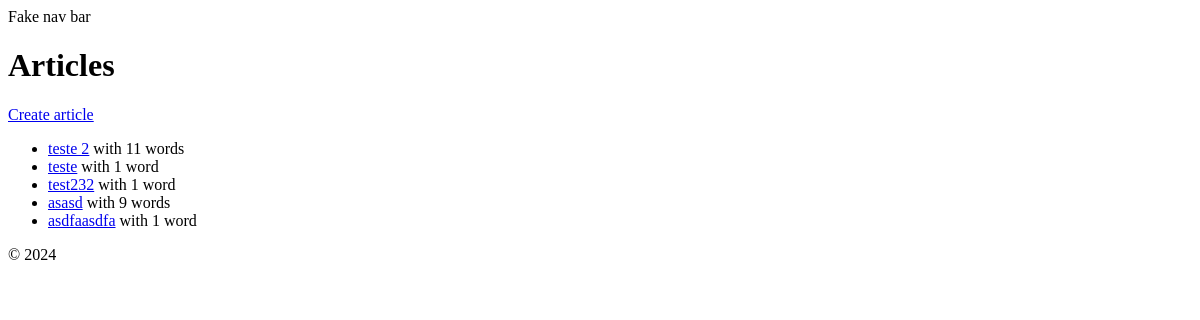
The app's page /articles/, older data.
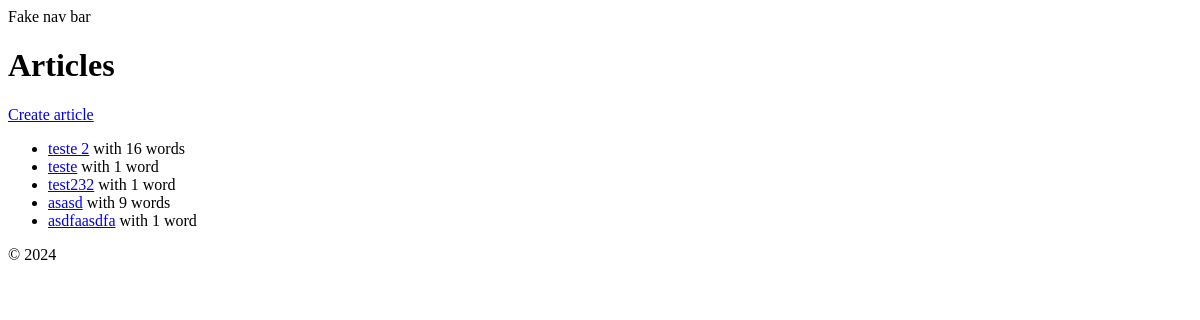
The same page, newer data.
### app/models.py (models this page shows, shortened)
class Article(models.Model):
    title = models.CharField(max_length=100)
    content = models.TextField(blank=True, default="")
    word_count = models.IntegerField(blank=True, default=0)  # Set default value to 0
    twitter_post = models.TextField(blank=True, default="")
    status = models.CharField(
        max_length=20,
        choices=ARTICLE_STATUS,
        default=ARTICLE_STATUS[0][0],
    )
    created_at = models.DateTimeField(auto_now_add=True)
    updated_at = models.DateTimeField(auto_now=True)

### app/views.py (the view)
# urls.py: path("", ArticleListView.as_view(), name="home"),
class ArticleListView(ListView):
    template_name = "app/home.html"
    model = Article
    context_object_name = "articles"

### templates/app/home.html
{% extends 'app/base.html' %}
{% block content %}
  <h1>Articles</h1>
  <a href="{% url 'article_create' %}">Create article</a>
  {% if articles %}
    <ul>
      {% for article in articles %}
        <li>
          <a href="{% url 'article_update' article.id %}">{{ article.title }}</a>
          with {{ article.word_count }} word{{ article.word_count|pluralize }}
        </li>
      {% endfor %}
    </ul>
  {% else %}
    <p>There are no articles yet.</p>
  {% endif %}
{% endblock %}

Row changes from the older to the newer data that the page shows:
changed Article "teste 2": word_count "11" → "16"
